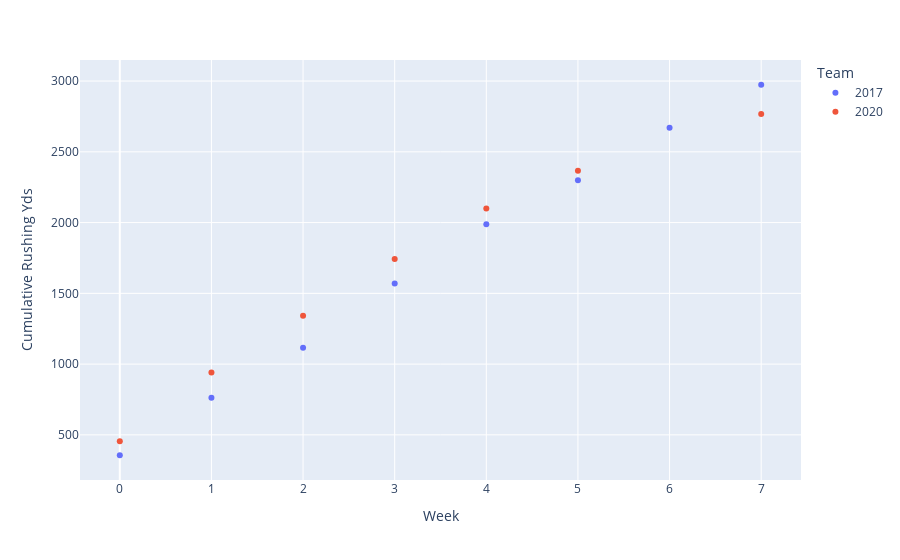

Notebook source saved alongside this figure:
### Code cell
fig = get_comparison_figure(phi2017, phi2022, ("Offense", "RushY"), "Cumulative Rushing Yds")
fig.show()

### Figure 1 — Plotly figure (JSON) as saved in the notebook; plotly's stock layout.template omitted (floating-point values rounded to 4 significant figures)
{"data": [{"hovertemplate": "Team=2017<br>Week=%{x}<br>Cumulative Rushing Yds=%{y}<extra></extra>", "legendgroup": "2017", "marker": {"color": "#636efa", "symbol": "circle"}, "mode": "markers", "name": "2017", "orientation": "v", "showlegend": true, "type": "scatter", "x": [0, 1, 2, 3, 4, 5, 6, 7], "xaxis": "x", "y": [356, 762, 1116, 1570, 1989, 2299, 2670, 2974], "yaxis": "y"}, {"hovertemplate": "Team=2020<br>Week=%{x}<br>Cumulative Rushing Yds=%{y}<extra></extra>", "legendgroup": "2020", "marker": {"color": "#EF553B", "symbol": "circle"}, "mode": "markers", "name": "2020", "orientation": "v", "showlegend": true, "type": "scatter", "x": [0, 1, 2, 3, 4, 5, 6, 7], "xaxis": "x", "y": [455, 941, 1341, 1742, 2099, 2367, null, 2768], "yaxis": "y"}], "layout": {"autosize": true, "legend": {"title": {"text": "Team"}, "tracegroupgap": 0}, "margin": {"t": 60}, "xaxis": {"anchor": "y", "autorange": true, "domain": [0, 1], "range": [-0.4085, 7.408], "title": {"text": "Week"}, "type": "linear"}, "yaxis": {"anchor": "x", "autorange": true, "domain": [0, 1], "range": [153.3, 3177.0], "title": {"text": "Cumulative Rushing Yds"}, "type": "linear"}}}
